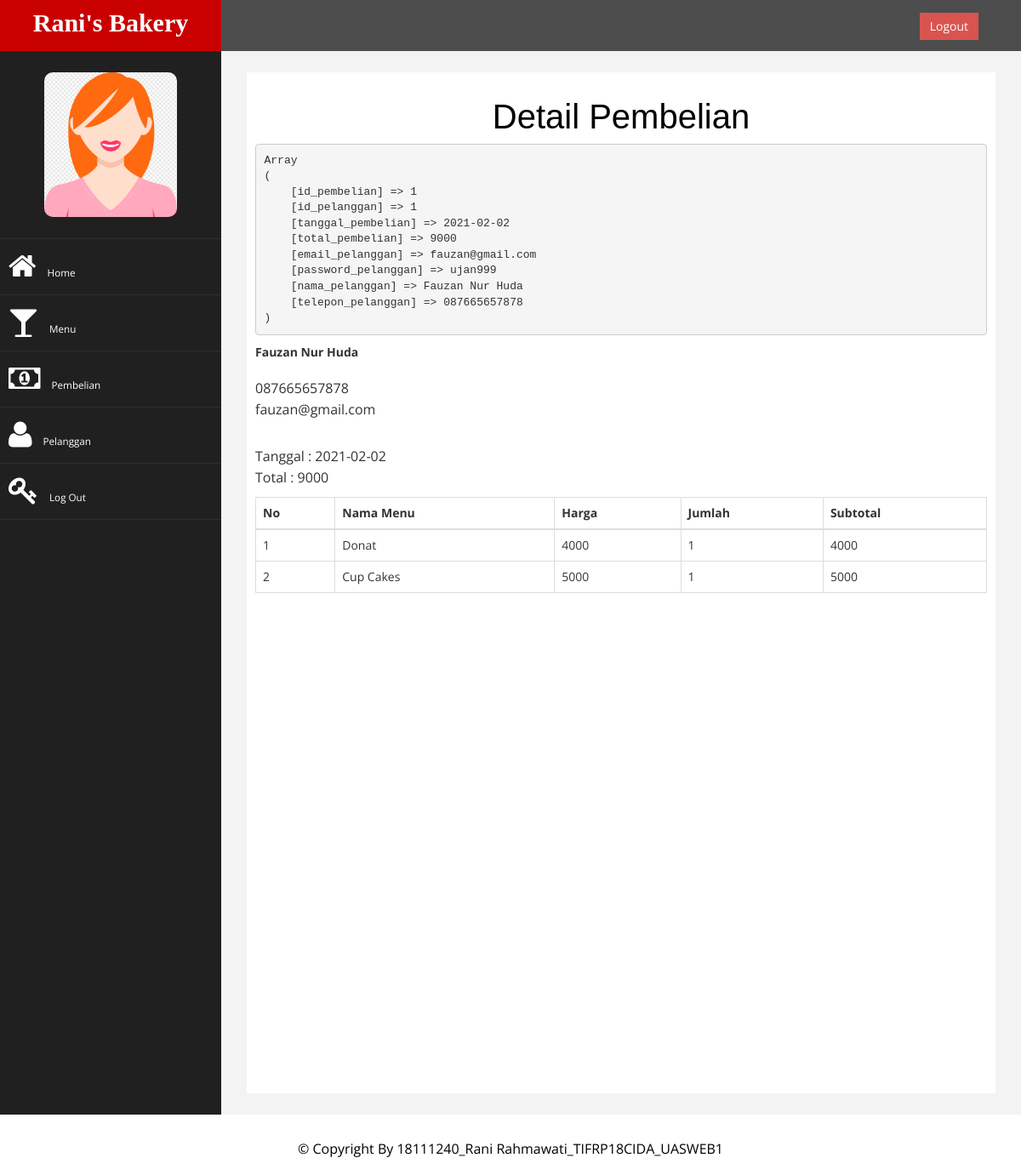
The app's page /config/dashboard.php?halaman=details&id=1 with its own data.
### tables this page shows
CREATE TABLE `tb_pembelian` (
  `id_pembelian` int(11) NOT NULL,
  `id_pelanggan` int(11) NOT NULL,
  `tanggal_pembelian` date NOT NULL,
  `total_pembelian` int(11) NOT NULL
);

CREATE TABLE `tb_pelanggan` (
  `id_pelanggan` int(11) NOT NULL,
  `email_pelanggan` varchar(100) NOT NULL,
  `password_pelanggan` varchar(50) NOT NULL,
  `nama_pelanggan` varchar(100) NOT NULL,
  `telepon_pelanggan` varchar(25) NOT NULL
);

CREATE TABLE `pembelian_menu` (
  `id_pembelian_menu` int(11) NOT NULL,
  `id_pembelian` int(11) NOT NULL,
  `id_menu` int(11) NOT NULL,
  `jumlah` int(11) NOT NULL
);

CREATE TABLE `tb_menu` (
  `id_menu` int(11) NOT NULL,
  `nama_menu` varchar(100) NOT NULL,
  `harga_menu` int(11) NOT NULL,
  `foto_menu` varchar(100) NOT NULL,
  `deskripsi_menu` text NOT NULL
);

### config/details.php (the view, shortened to what this page needs)
<h2>Detail Pembelian</h2>
<?php
$ambil = $conn->query("SELECT * FROM tb_pembelian JOIN tb_pelanggan ON tb_pembelian.id_pelanggan=tb_pelanggan.id_pelanggan
WHERE tb_pembelian.id_pembelian='$_GET[id]'");
$details = $ambil->fetch_assoc();
?>
<pre><?php print_r($details); ?></pre>
<strong><?php echo $details['nama_pelanggan']; ?></strong>
<p>
    <?php echo $details['telepon_pelanggan']; ?> <br>
    <?php echo $details['email_pelanggan']; ?>
</p>
<p>
    Tanggal : <?php echo $details['tanggal_pembelian']; ?> <br>
    Total : <?php echo $details['total_pembelian']; ?>
</p>
<table class="table table-bordered">
    <thead>
        <tr>
            <th>No</th>
            <th>Nama Menu</th>
            <th>Harga</th>
            <th>Jumlah</th>
            <th>Subtotal</th>
        </tr>
    </thead>
    <tbody>
    <?php $nomor=1; ?>
    <?php $ambil = $conn->query("SELECT * FROM pembelian_menu JOIN tb_menu ON pembelian_menu.id_menu=tb_menu.id_menu
    WHERE pembelian_menu.id_pembelian='$_GET[id]'"); ?>
    <?php while($pecah = $ambil->fetch_assoc()){ ?>
        <tr>
            <td><?php echo $nomor; ?></td>
            <td><?php echo $pecah['nama_menu']; ?> </td>
            <td><?php echo $pecah['harga_menu']; ?> </td>
            <td><?php echo $pecah['jumlah']; ?> </td>
            <td>
                <?php echo $pecah['harga_menu']*$pecah['jumlah']; ?>
            </td>
        </tr>
        <?php $nomor++; ?>
        <?php } ?>
    </tbody>
</table>

### config/assets/css/custom.css (style rules this page uses)
body { font-family: 'Open Sans', sans-serif; }
h2 { color: #f00; }
p { font-size:16px; line-height:25px; padding-top:20px; }

### config/details.php (style rules this page uses)
h2 { text-align: center; font-family: 'Gill Sans', 'Gill Sans MT', Calibri, 'Trebuchet MS', sans-serif; color: black; font-size: 40px; }

### records on screen
tb_pembelian: id_pelanggan.nama_pelanggan "Fauzan Nur Huda", id_pelanggan.telepon_pelanggan "087665657878", id_pelanggan.email_pelanggan "fauzan@gmail.com", tanggal_pembelian "2021-02-02", total_pembelian "9000"
pembelian_menu: id_menu.nama_menu "Donat", id_menu.harga_menu "4000", jumlah "1", $pecah['harga_menu']*$pecah['jumlah'] "4000"
pembelian_menu: id_menu.nama_menu "Cup Cakes", id_menu.harga_menu "5000", jumlah "1", $pecah['harga_menu']*$pecah['jumlah'] "5000"
